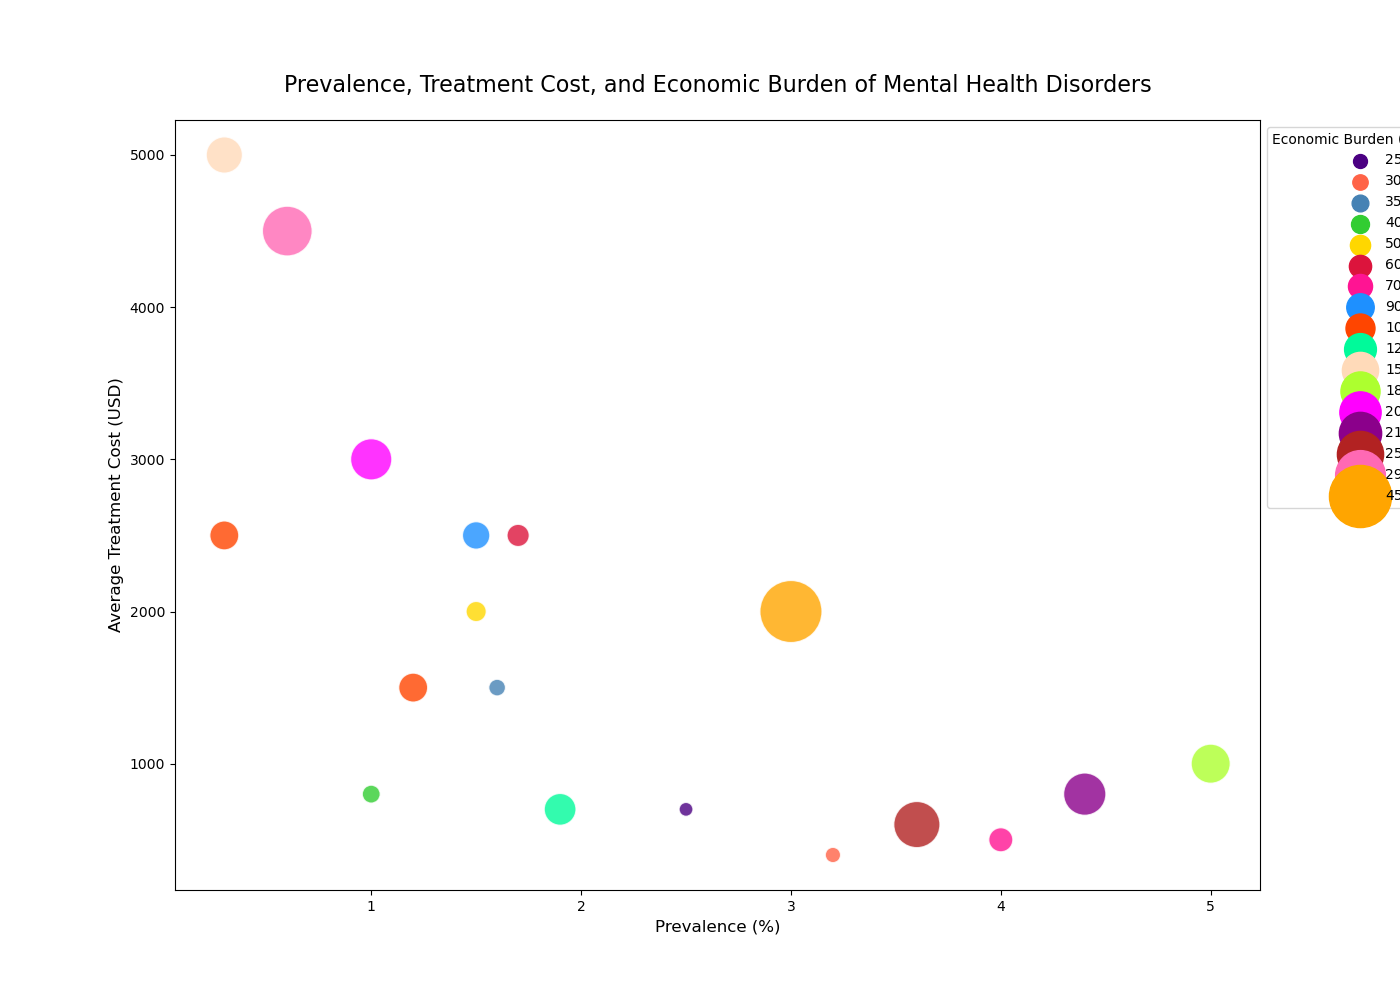

Generate this figure with Python:

import pandas as pd
import seaborn as sns
import matplotlib.pyplot as plt

# Create a DataFrame from the data table
data = {
    'Disorder': ['Depression', 'Anxiety', 'Schizophrenia', 'Bipolar Disorder', 'PTSD', 'OCD', 'Eating Disorders', 
                 'Substance Use Disorder', 'ADHD', 'Autism Spectrum Disorder', 'Alzheimer\'s Disease', 
                 'Parkinson\'s Disease', 'Sleep Disorders', 'Personality Disorders', 'Panic Disorder', 
                 'Borderline Personality Disorder', 'Hoarding Disorder', 'Phobias'],
    'Prevalence (%)': [4.4, 3.6, 0.3, 1.0, 1.9, 1.2, 1.5, 3.0, 5.0, 1.7, 0.6, 0.3, 4.0, 1.5, 1.0, 1.6, 2.5, 3.2],
    'Average Treatment Cost (USD)': [800, 600, 5000, 3000, 700, 1500, 2500, 2000, 1000, 2500, 4500, 2500, 500, 
                                     2000, 800, 1500, 700, 400],
    'Economic Burden (Billion USD)': [210, 250, 155, 200, 120, 100, 90, 450, 180, 60, 290, 100, 70, 50, 40, 35, 25, 30]
}

df = pd.DataFrame(data)

# Plotting the bubble chart with customized colors and sizes
plt.figure(figsize=(14, 10))
bubble_chart = sns.scatterplot(
    data=df,
    x="Prevalence (%)",
    y="Average Treatment Cost (USD)",
    size="Economic Burden (Billion USD)",
    sizes=(100, 2000),
    hue="Economic Burden (Billion USD)",
    palette=["#4B0082", "#FF6347", "#4682B4", "#32CD32", "#FFD700", "#DC143C", "#FF1493", "#1E90FF",
             "#FF4500", "#00FA9A", "#FFDAB9", "#ADFF2F", "#FF00FF", "#8B008B", "#B22222", "#FF69B4", "#FFA500", "#40E0D0"],
    alpha=0.8,
    legend="full"
)

bubble_chart.set_title("Prevalence, Treatment Cost, and Economic Burden of Mental Health Disorders", fontsize=16, pad=20)
bubble_chart.set_xlabel("Prevalence (%)", fontsize=12)
bubble_chart.set_ylabel("Average Treatment Cost (USD)", fontsize=12)

plt.legend(loc='upper left', bbox_to_anchor=(1, 1), title='Economic Burden (Billion USD)')
plt.show()
